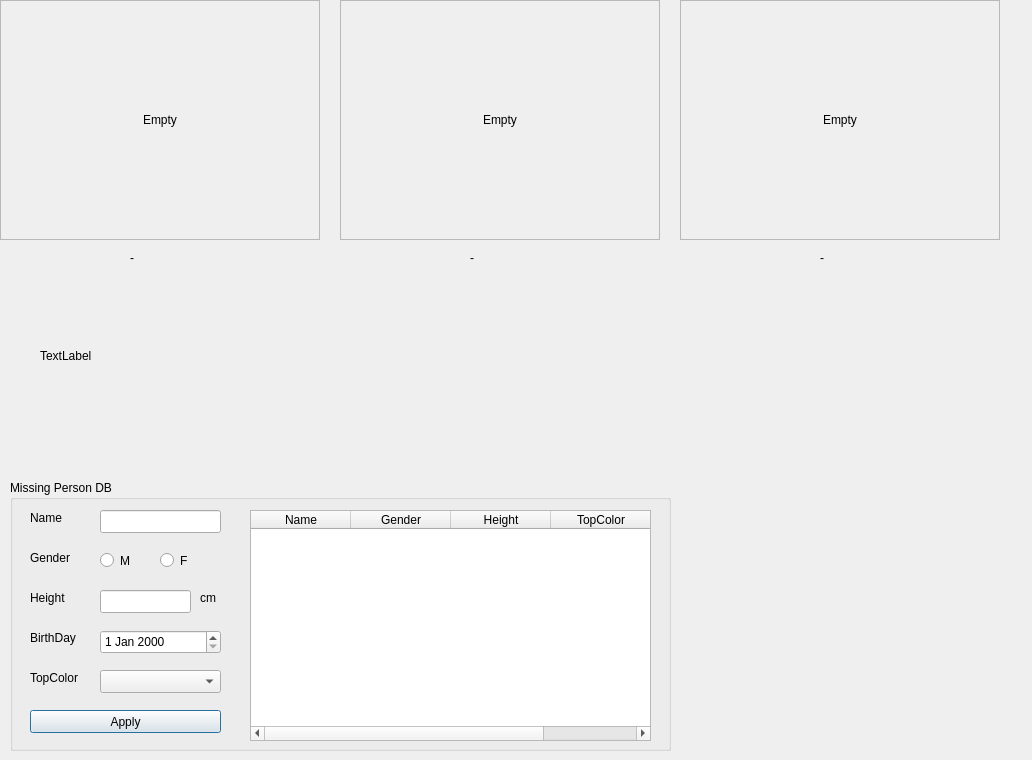
<?xml version="1.0" encoding="UTF-8"?>
<ui version="4.0">
 <class>Dialog</class>
 <widget class="QDialog" name="Dialog">
  <property name="geometry">
   <rect>
    <x>0</x>
    <y>0</y>
    <width>1032</width>
    <height>760</height>
   </rect>
  </property>
  <property name="windowTitle">
   <string>Dialog</string>
  </property>
  <widget class="QLabel" name="labelPixmap">
   <property name="geometry">
    <rect>
     <x>0</x>
     <y>0</y>
     <width>320</width>
     <height>240</height>
    </rect>
   </property>
   <property name="frameShape">
    <enum>QFrame::StyledPanel</enum>
   </property>
   <property name="text">
    <string>Empty</string>
   </property>
   <property name="alignment">
    <set>Qt::AlignCenter</set>
   </property>
  </widget>
  <widget class="QLabel" name="labelPixmap2">
   <property name="geometry">
    <rect>
     <x>340</x>
     <y>0</y>
     <width>320</width>
     <height>240</height>
    </rect>
   </property>
   <property name="frameShape">
    <enum>QFrame::StyledPanel</enum>
   </property>
   <property name="text">
    <string>Empty</string>
   </property>
   <property name="alignment">
    <set>Qt::AlignCenter</set>
   </property>
  </widget>
  <widget class="QLabel" name="labelPixmap3">
   <property name="geometry">
    <rect>
     <x>680</x>
     <y>0</y>
     <width>320</width>
     <height>240</height>
    </rect>
   </property>
   <property name="frameShape">
    <enum>QFrame::StyledPanel</enum>
   </property>
   <property name="text">
    <string>Empty</string>
   </property>
   <property name="alignment">
    <set>Qt::AlignCenter</set>
   </property>
  </widget>
  <widget class="QLabel" name="labelVideoFace">
   <property name="geometry">
    <rect>
     <x>130</x>
     <y>250</y>
     <width>57</width>
     <height>15</height>
    </rect>
   </property>
   <property name="text">
    <string>-</string>
   </property>
  </widget>
  <widget class="QLabel" name="labelVideoClothes">
   <property name="geometry">
    <rect>
     <x>470</x>
     <y>250</y>
     <width>57</width>
     <height>15</height>
    </rect>
   </property>
   <property name="text">
    <string>-</string>
   </property>
  </widget>
  <widget class="QLabel" name="labelVideoBody">
   <property name="geometry">
    <rect>
     <x>820</x>
     <y>250</y>
     <width>57</width>
     <height>15</height>
    </rect>
   </property>
   <property name="text">
    <string>-</string>
   </property>
  </widget>
  <widget class="QGroupBox" name="groupBox">
   <property name="geometry">
    <rect>
     <x>10</x>
     <y>480</y>
     <width>661</width>
     <height>271</height>
    </rect>
   </property>
   <property name="title">
    <string>Missing Person DB</string>
   </property>
   <widget class="QLabel" name="labelBirthDay">
    <property name="geometry">
     <rect>
      <x>20</x>
      <y>150</y>
      <width>61</width>
      <height>16</height>
     </rect>
    </property>
    <property name="text">
     <string>BirthDay</string>
    </property>
   </widget>
   <widget class="QPushButton" name="btnApply">
    <property name="geometry">
     <rect>
      <x>20</x>
      <y>230</y>
      <width>191</width>
      <height>23</height>
     </rect>
    </property>
    <property name="text">
     <string>Apply</string>
    </property>
   </widget>
   <widget class="QLabel" name="labelGender">
    <property name="geometry">
     <rect>
      <x>20</x>
      <y>70</y>
      <width>61</width>
      <height>16</height>
     </rect>
    </property>
    <property name="text">
     <string>Gender</string>
    </property>
   </widget>
   <widget class="QLabel" name="labelGender_2">
    <property name="geometry">
     <rect>
      <x>20</x>
      <y>110</y>
      <width>61</width>
      <height>16</height>
     </rect>
    </property>
    <property name="text">
     <string>Height</string>
    </property>
   </widget>
   <widget class="QTableWidget" name="tableWidgetDB">
    <property name="geometry">
     <rect>
      <x>240</x>
      <y>30</y>
      <width>401</width>
      <height>231</height>
     </rect>
    </property>
    <column>
     <property name="text">
      <string>Name</string>
     </property>
    </column>
    <column>
     <property name="text">
      <string>Gender</string>
     </property>
    </column>
    <column>
     <property name="text">
      <string>Height</string>
     </property>
    </column>
    <column>
     <property name="text">
      <string>TopColor</string>
     </property>
    </column>
   </widget>
   <widget class="QLabel" name="labelClothesTop">
    <property name="geometry">
     <rect>
      <x>20</x>
      <y>190</y>
      <width>61</width>
      <height>16</height>
     </rect>
    </property>
    <property name="text">
     <string>TopColor</string>
    </property>
   </widget>
   <widget class="QLabel" name="labelName">
    <property name="geometry">
     <rect>
      <x>20</x>
      <y>30</y>
      <width>41</width>
      <height>16</height>
     </rect>
    </property>
    <property name="text">
     <string>Name</string>
    </property>
   </widget>
   <widget class="QLabel" name="labelGender_3">
    <property name="geometry">
     <rect>
      <x>190</x>
      <y>110</y>
      <width>21</width>
      <height>16</height>
     </rect>
    </property>
    <property name="text">
     <string>cm</string>
    </property>
   </widget>
   <widget class="QComboBox" name="cbTopColor">
    <property name="geometry">
     <rect>
      <x>90</x>
      <y>190</y>
      <width>121</width>
      <height>23</height>
     </rect>
    </property>
   </widget>
   <widget class="QDateEdit" name="dateEdit">
    <property name="geometry">
     <rect>
      <x>90</x>
      <y>150</y>
      <width>121</width>
      <height>24</height>
     </rect>
    </property>
   </widget>
   <widget class="QLineEdit" name="lineEditName">
    <property name="geometry">
     <rect>
      <x>90</x>
      <y>30</y>
      <width>121</width>
      <height>23</height>
     </rect>
    </property>
   </widget>
   <widget class="QLineEdit" name="lineEditHeight">
    <property name="geometry">
     <rect>
      <x>90</x>
      <y>110</y>
      <width>91</width>
      <height>23</height>
     </rect>
    </property>
   </widget>
   <widget class="QRadioButton" name="radioButton_2">
    <property name="geometry">
     <rect>
      <x>150</x>
      <y>70</y>
      <width>41</width>
      <height>21</height>
     </rect>
    </property>
    <property name="text">
     <string>F</string>
    </property>
   </widget>
   <widget class="QRadioButton" name="radioButton">
    <property name="geometry">
     <rect>
      <x>90</x>
      <y>70</y>
      <width>41</width>
      <height>21</height>
     </rect>
    </property>
    <property name="text">
     <string>M</string>
    </property>
   </widget>
  </widget>
  <widget class="QLabel" name="labelResult">
   <property name="geometry">
    <rect>
     <x>40</x>
     <y>330</y>
     <width>261</width>
     <height>51</height>
    </rect>
   </property>
   <property name="text">
    <string>TextLabel</string>
   </property>
  </widget>
 </widget>
 <resources/>
 <connections/>
</ui>
